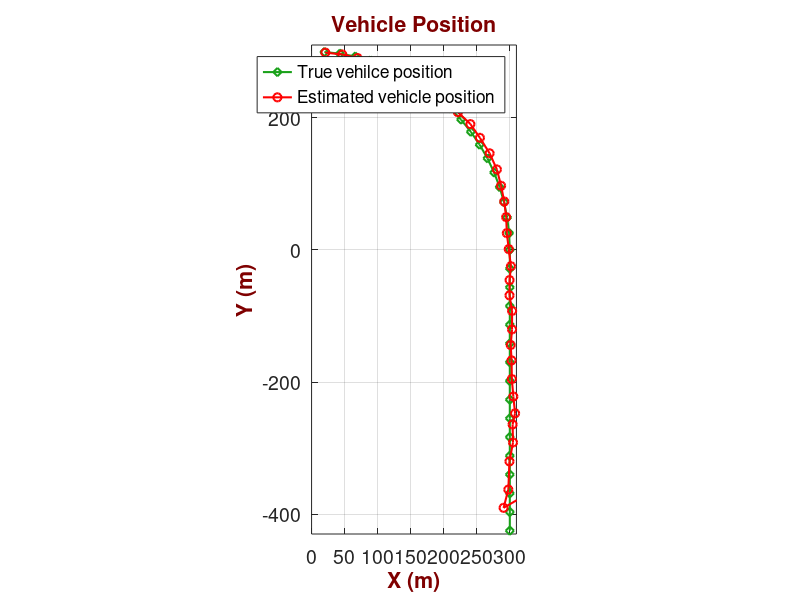
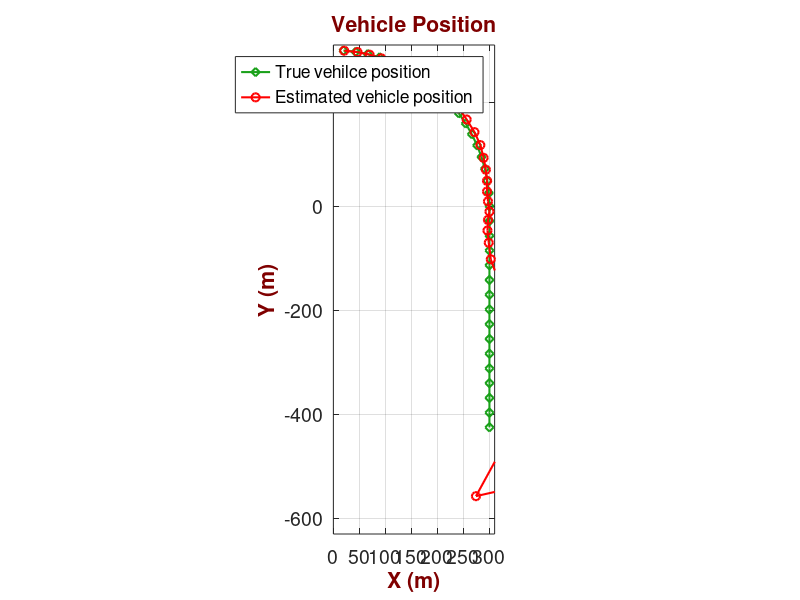

Reproduce these figures in MATLAB, in order.

clc; close all;clear all;

%% Model
% Define the initial position
x_initial = 300;
y_initial = -425;

% Define the final position after the turn
x_final = 20;
y_final = 300;

% Define the number of points
num_points_straight = 16; % Number of points for the straight line
num_points_turn = 19; % Number of points for the turn

% Define the straight line segment
x_straight = x_initial * ones(1, num_points_straight);
y_straight = linspace(y_initial, 0.01, num_points_straight);

% Calculate the angle required for the turn
turn_radius = 300;
arc_length = sqrt((x_initial - x_final)^2 + (y_final - 0.01)^2);
theta_final = 2 * asin(arc_length / (2 * turn_radius)); % Calculate theta required to reach final position

%TODO based on new y_init = 0.01, calculate the right starting theta

% Define the turning maneuver (left turn with 300 meters radius)
theta = linspace(0.085, theta_final, num_points_turn); % Angle from 0 to theta_final radians
x_turn = x_initial - turn_radius * (1 - cos(theta)); % X coordinates during the turn
y_turn = turn_radius * sin(theta); % Y coordinates during the turn

% Combine straight and turning parts
x_total = [x_straight, x_turn];
y_total = [y_straight, y_turn];

%% Data

% Define the data
r = [502.55, 477.34, 457.21, 442.94, 427.27, 406.05, 400.73, 377.32, ...
     360.27, 345.93, 333.34, 328.07, 315.48, 301.41, 302.87, 304.25, ...
     294.46, 294.29, 299.38, 299.37, 300.68, 304.10, 301.96, 300.30, ...
     301.90, 296.70, 297.07, 295.29, 296.31, 300.62, 292.30, 298.11, ...
     298.07, 298.92, 298.04];
phi = [-0.9316, -0.8977, -0.8512, -0.8114, -0.7853, -0.7392, -0.7052, -0.6478, ...
       -0.5900, -0.5183, -0.4698, -0.3952, -0.3026, -0.2445, -0.1626, -0.0937, ...
        0.0085,  0.0856,  0.1675,  0.2467,  0.3290,  0.4149,  0.5040,  0.5934, ...
        0.6670,  0.7537,  0.8354,  0.9195,  1.0039,  1.0923,  1.1546,  1.2564, ...
        1.3274, 1.409, 1.5011];


%% Filtering

delta_T = 1; %measurements period
sigma_a = 0.2; %The random acceleration standard deviation (m/s)
sigma_r_m = 5; %The range measurement error standard deviation (m)
sigma_phi_m = 0.0087; %The bearing angle measurement error standard deviation (rad)

% Transition matrix (F)
F = [1 delta_T  0.5*delta_T   0         0       0;...
     0 1        delta_T       0         0       0;...
     0 0        1             0         0       0;...
     0 0        0             1         delta_T 0.5*delta_T;...
     0 0        0             0         1       delta_T;...
     0 0        0             0         0       1]; % uncertainty estimate P(0,0)

% Process noise matrix (Q)
Q = sigma_a^2*[delta_T^4/4 delta_T^3/2 delta_T^2/2   0           0            0;...
     delta_T^3/2 delta_T^2   delta_T       0           0            0;...
     delta_T^2/2 delta_T     1             0           0            0;...
     0           0           0             delta_T^4/4 delta_T^3/2  delta_T^2/2;...
     0           0           0             delta_T^3/2 delta_T^2    delta_T;...
     0           0           0             delta_T^2/2 delta_T      1];

% Measurment uncertainty 
R = [sigma_r_m^2 0; 
     0           sigma_phi_m^2];

% Iteration Zero
% 1. Initialization 

%We don%t know the vehicle location, so we approximate the initial position at about 
% 100m from the true vehicle position (ˆx0,0 = 400m, ˆy0,0 = −300m)

x_estimate_init = [100 0 0 -100 0 0]'; %x^hat(0,0)
uncertainty_estimate_init = [500 0   0   0    0   0;...
                             0   500 0   0    0   0;...
                             0   0   500 0    0   0;...
                             0   0   0   500  0   0;...
                             0   0   0   0    500 0;...
                             0   0   0   0    0   500]; % uncertainty estimate P(0,0)
% 2. Predication
x_estimate_pred           = F*x_estimate_init;
uncertainty_estimate_pred = F*uncertainty_estimate_init*F' + Q; 

% Storage for estimates and uncertainties
x_estimates = zeros(6, length(r));
uncertainty_estimates = zeros(6, 6, length(r));
x_y_uncertainty = zeros(2,2, length(r));

% KF Loop 
for ii = 1:length(r)
    
    % 1. Measure
    z = [r(ii); phi(ii)];

    % 2. Update

    %Observation matrix (h(ˆx1,0)) calculation.
    x = x_estimate_pred(1,1);
    y = x_estimate_pred(4,1);

    h_x          = [sqrt(x^2 + y^2); atan(y/x)];

    h_x_jacobian =  [x/sqrt(x^2 + y^2) 0 0 y/sqrt(x^2 + y^2) 0 0; ...
                     -y/(x^2 + y^2) 0 0 x/(x^2 + y^2) 0 0];

    % Kalman gain 
    K = uncertainty_estimate_pred * h_x_jacobian' * (h_x_jacobian * uncertainty_estimate_pred * h_x_jacobian' + R)^(-1); 

    % Estimate the current state
    x_estimate = x_estimate_pred + K*(z - h_x);

    % Update the current uncertainty estimate
    uncertainty_estimate = (eye(6) - K*h_x_jacobian)*uncertainty_estimate_pred * (eye(6) - K*h_x_jacobian)' + K * R * K';
    
    % Store the estimates and uncertainties
    x_estimates(:, ii) = x_estimate;
    uncertainty_estimates(:, :, ii) = uncertainty_estimate;
    %x_y_uncertainty(:, :, ii) = [uncertainty_estimate(1,1) 0; 0 uncertainty_estimate(4,4)];

    % 3. Predict 
    x_estimate_pred = F*x_estimate;
    uncertainty_estimate_pred = F * uncertainty_estimate * F' + Q;

end


% Extract the uncertainty for x (1,1 element) and y (4,4 element)
x_uncertainty = squeeze(uncertainty_estimates(1, 1, :)); % Uncertainty in x
y_uncertainty = squeeze(uncertainty_estimates(4, 4, :)); % Uncertainty in y


% Extract x and y estimates
x_estimate_values = x_estimates(1, :);
y_estimate_values = x_estimates(4, :);

figure;
plot(x_total, y_total, 'gd-', 'LineWidth', 1.5,'Color', [0.1, 0.63, 0.1]); % Model based--true values
hold on;
%plot(r.*cos(phi), r.*sin(phi), 'bs-', 'LineWidth', 2); % Measurements 
plot(x_estimate_values, y_estimate_values, 'ro-', 'LineWidth', 1.5, 'MarkerSize', 6); % KF estimate
grid on;
xlabel('X (m)', 'FontSize', 16, 'FontWeight', 'bold', 'Color', [0.5, 0, 0]);
ylabel('Y (m)', 'FontSize', 16, 'FontWeight', 'bold', 'Color', [0.5, 0, 0]);
title('Vehicle Position', 'FontSize', 20, 'FontWeight', 'bold', 'Color', [0.5, 0, 0]);
%set(gca, 'YDir', 'normal'); % Ensure the y-axis direction is normal (default)
legend('True vehilce position', 'Estimated vehicle position')

% Set figure size
axis([0, 310, -430, 310]);

% Ensure equal scaling for both axes
axis equal;

% Customizing the font size for axes
set(gca, 'FontSize', 14);

%% Different Initilization

% Transition matrix (F)
F = [1 delta_T  0.5*delta_T   0         0       0;...
     0 1        delta_T       0         0       0;...
     0 0        1             0         0       0;...
     0 0        0             1         delta_T 0.5*delta_T;...
     0 0        0             0         1       delta_T;...
     0 0        0             0         0       1]; % uncertainty estimate P(0,0)

% Process noise matrix (Q)
Q = sigma_a^2*[delta_T^4/4 delta_T^3/2 delta_T^2/2   0           0            0;...
     delta_T^3/2 delta_T^2   delta_T       0           0            0;...
     delta_T^2/2 delta_T     1             0           0            0;...
     0           0           0             delta_T^4/4 delta_T^3/2  delta_T^2/2;...
     0           0           0             delta_T^3/2 delta_T^2    delta_T;...
     0           0           0             delta_T^2/2 delta_T      1];

% Measurment uncertainty 
R = [sigma_r_m^2 0; 
     0           sigma_phi_m^2];

% Iteration Zero
% 1. Initialization 

%We don%t know the vehicle location, so we approximate the initial position at about 
% 100m from the true vehicle position (ˆx0,0 = 400m, ˆy0,0 = −300m)

x_estimate_init = [100 0 0 0 0 0]'; %x^hat(0,0)
uncertainty_estimate_init = [500 0   0   0    0   0;...
                             0   500 0   0    0   0;...
                             0   0   500 0    0   0;...
                             0   0   0   500  0   0;...
                             0   0   0   0    500 0;...
                             0   0   0   0    0   500]; % uncertainty estimate P(0,0)
% 2. Predication
x_estimate_pred           = F*x_estimate_init;
uncertainty_estimate_pred = F*uncertainty_estimate_init*F' + Q; 

% Storage for estimates and uncertainties
x_estimates = zeros(6, length(r));
uncertainty_estimates = zeros(6, 6, length(r));
x_y_uncertainty = zeros(2,2, length(r));

% KF Loop 
for ii = 1:length(r)
    
    % 1. Measure
    z = [r(ii); phi(ii)];

    % 2. Update

    %Observation matrix (h(ˆx1,0)) calculation.
    x = x_estimate_pred(1,1);
    y = x_estimate_pred(4,1);

    h_x          = [sqrt(x^2 + y^2); atan(y/x)];

    h_x_jacobian =  [x/sqrt(x^2 + y^2) 0 0 y/sqrt(x^2 + y^2) 0 0; ...
                     -y/(x^2 + y^2) 0 0 x/(x^2 + y^2) 0 0];

    % Kalman gain 
    K = uncertainty_estimate_pred * h_x_jacobian' * (h_x_jacobian * uncertainty_estimate_pred * h_x_jacobian' + R)^(-1); 

    % Estimate the current state
    x_estimate = x_estimate_pred + K*(z - h_x);

    % Update the current uncertainty estimate
    uncertainty_estimate = (eye(6) - K*h_x_jacobian)*uncertainty_estimate_pred * (eye(6) - K*h_x_jacobian)' + K * R * K';
    
    % Store the estimates and uncertainties
    x_estimates(:, ii) = x_estimate;
    uncertainty_estimates(:, :, ii) = uncertainty_estimate;
    %x_y_uncertainty(:, :, ii) = [uncertainty_estimate(1,1) 0; 0 uncertainty_estimate(4,4)];

    % 3. Predict 
    x_estimate_pred = F*x_estimate;
    uncertainty_estimate_pred = F * uncertainty_estimate * F' + Q;

end


% Extract the uncertainty for x (1,1 element) and y (4,4 element)
x_uncertainty = squeeze(uncertainty_estimates(1, 1, :)); % Uncertainty in x
y_uncertainty = squeeze(uncertainty_estimates(4, 4, :)); % Uncertainty in y


% Extract x and y estimates
x_estimate_values = x_estimates(1, :);
y_estimate_values = x_estimates(4, :);

figure;
plot(x_total, y_total, 'gd-', 'LineWidth', 1.5,'Color', [0.1, 0.63, 0.1]); % Model based--true values
hold on;
%plot(r.*cos(phi), r.*sin(phi), 'bs-', 'LineWidth', 2); % Measurements 
plot(x_estimate_values, y_estimate_values, 'ro-', 'LineWidth', 1.5, 'MarkerSize', 6); % KF estimate
grid on;
xlabel('X (m)', 'FontSize', 16, 'FontWeight', 'bold', 'Color', [0.5, 0, 0]);
ylabel('Y (m)', 'FontSize', 16, 'FontWeight', 'bold', 'Color', [0.5, 0, 0]);
title('Vehicle Position', 'FontSize', 20, 'FontWeight', 'bold', 'Color', [0.5, 0, 0]);
%set(gca, 'YDir', 'normal'); % Ensure the y-axis direction is normal (default)
legend('True vehilce position', 'Estimated vehicle position')

% Set figure size
axis([0, 310, -630, 310]);

% Ensure equal scaling for both axes
axis equal;

% Customizing the font size for axes
set(gca, 'FontSize', 14);
